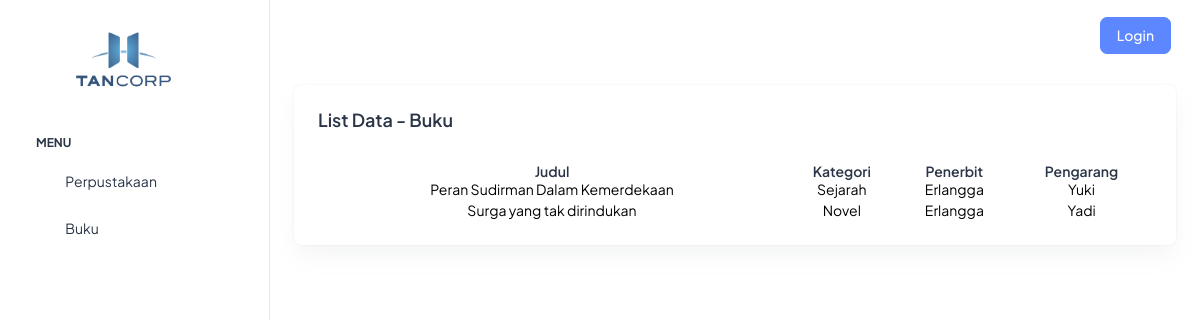
Page /index.php/auth/buku on the committed database.
### tables this page shows
CREATE TABLE `m_buku` (
  `id` int(11) NOT NULL,
  `judul` varchar(100) DEFAULT NULL,
  `penerbit` varchar(110) DEFAULT NULL,
  `pengarang` varchar(110) DEFAULT NULL,
  `kategori_id` int(11) DEFAULT NULL
);

CREATE TABLE `m_kategori` (
  `id` int(11) NOT NULL,
  `nama` varchar(100) DEFAULT NULL
);

### application/controllers/Auth.php (called while the page is built, shortened)
<?php
class Auth extends CI_Controller {
    public function __construct(){
        $this->load->model('model_login', 'login');
        $this->load->model('model_master', 'm_master');
    }
    public function buku(){
        $data['tes'] = '';
        $data['all_data'] = $this->m_master->getAllData('m_buku');
        $data['all_kategori'] = $this->m_master->getAllData('m_kategori');
        $this->load->view('no_login/buku', $data);
    }
}

### index.php (called while the page is built, shortened)
<?php
require_once BASEPATH.'core/CodeIgniter.php';

### application/models/Model_master.php (called while the page is built, shortened)
<?php
class Model_master extends CI_model{
    public function getAllData($table){
        $this->db->select('*');
        $this->db->from($table);
        $query = $this->db->get();
        return $query->result_array();
    }
}

### application/views/no_login/buku.php (the view, shortened to what this page needs)
<!doctype html>
<html lang="en">
<head>
  <link rel="stylesheet" href="<?php echo base_url(''); ?>assets/css/styles.min.css" />
  <link href="<?php echo base_url(''); ?>assets/libs/select2/css/select2.min.css" rel="stylesheet">
  <link rel="stylesheet" href="https://cdn.jsdelivr.net/npm/sweetalert2@10.16.3/dist/sweetalert2.min.css">
  <link rel="stylesheet" href="https://cdn.datatables.net/1.10.19/css/jquery.dataTables.min.css">
  <link rel="stylesheet" href="https://cdn.datatables.net/buttons/1.5.6/css/buttons.dataTables.min.css">
</head>
<body>
  <div class="page-wrapper" id="main-wrapper" data-layout="vertical" data-navbarbg="skin6" data-sidebartype="full"
  data-sidebar-position="fixed" data-header-position="fixed">
  <aside class="left-sidebar">
    <div>
      <div class="brand-logo d-flex align-items-center justify-content-between">
        <a href="<?php echo base_url('') . 'index.php/Dashboard/'; ?>" class="text-nowrap logo-img">
          <img src="<?php echo base_url(''); ?>assets/images/logos/logo2.png" width="180" alt="" style="width: 50%; text-align: center; margin-left: 20%;margin-top: 20px;" />
        </a>
      </div>
      <nav class="sidebar-nav scroll-sidebar" data-simplebar="">
        <ul id="sidebarnav">
          <li class="nav-small-cap">
            <span class="hide-menu">Menu</span>
          </li>
          <li class="sidebar-item">
            <a class="sidebar-link" href="<?php echo base_url('') . 'index.php/Auth/Perpustakaan'; ?>" aria-expanded="false">
              <span>
                <i class="ti ti-layout-dashboard"></i>
              </span>
              <span class="hide-menu">Perpustakaan</span>
            </a>
          </li>
          <li class="sidebar-item">
            <a class="sidebar-link" href="<?php echo base_url('') . 'index.php/Auth/Buku'; ?>" aria-expanded="false">
              <span>
                <i class="ti ti-layout-dashboard"></i>
              </span>
              <span class="hide-menu">Buku</span>
            </a>
          </li>
        </ul>
      </nav>
    </div>
  </aside>
  <div class="body-wrapper">
    <header class="app-header">
      <nav class="navbar navbar-expand-lg navbar-light">
        <div class="navbar-collapse justify-content-end px-0" id="navbarNav">
          <ul class="navbar-nav flex-row ms-auto align-items-center justify-content-end">
            <a class="btn btn-primary m-1" href="<?php echo base_url('') . 'index.php/Auth/'; ?>">
              <span>
                Login
              </span>
            </a>
          </ul>
        </div>
      </nav>
    </header>
    <div class="container-fluid">
  <div class="card w-100">
    <div class="card-body p-4">
      <div class="row">
        <div class="col-10">
          <h5 class="card-title fw-semibold mb-4">List Data - Buku</h5>
        </div>
        <div class="col-2" style="text-align: right;">
        </div>
      </div>
      <div class="table-responsive mt-2">
        <table id="table-format" class="cell-border hover" style="width:100%; text-align: center; color: black;">
          <thead class="text-dark fs-4">
            <tr>
              <th><h6 class="fw-semibold mb-0">Judul</h6></th>
              <th><h6 class="fw-semibold mb-0">Kategori</h6></th>
              <th><h6 class="fw-semibold mb-0">Penerbit</h6></th>
              <th><h6 class="fw-semibold mb-0">Pengarang</h6></th>
            </tr>
          </thead>
          <tbody>
            <?php
            if (isset($all_data)) {
              foreach ($all_data as $row) { ?>
            <tr>
              <td class="border-bottom-0"><?php echo $row['judul']; ?></td>
              <td class="border-bottom-0">
                <?php if (isset($all_kategori)) { ?>
                  <?php foreach ($all_kategori as $key) { ?>
                    <?php if ($row['kategori_id'] == $key['id']) { ?>
                      <?php echo $key['nama']; ?>
                    <?php } ?>
                  <?php } ?>
                <?php } ?>
              </td>
              <td class="border-bottom-0"><?php echo $row['penerbit']; ?></td>
              <td class="border-bottom-0"><?php echo $row['pengarang']; ?></td>
            </tr>
            <?php
              }
            }
            ?>
          </tbody>
        </table>
      </div>
    </div>
  </div>
</div>
</div>
</div>
</body>
</html>

### rows in the picture
m_buku: judul "Peran Sudirman Dalam Kemerdekaan", penerbit "Erlangga", pengarang "Yuki"
m_kategori: nama "Sejarah"
m_buku: judul "Surga yang tak dirindukan", penerbit "Erlangga", pengarang "Yadi"
m_kategori: nama "Novel"
